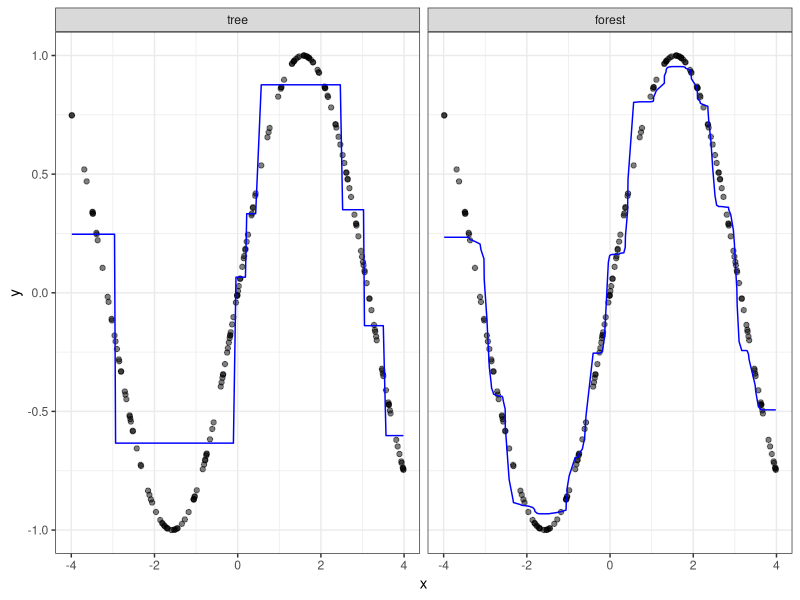

Generate this figure with R: (Note: this script raises an error after producing the figure.)
set.seed(1988)

library(party)
library(ggplot2)
library(reshape2)

n <- 200
x <- runif(n, -4, 4)
y <- sin(x)
df <- data.frame(x, y)
object <- party:::ctreedpp(y ~ x, df)

fit_tree <- ctree(y ~ x, df)
df$tree <- as.numeric(predict(fit_tree))

fit_forest <- cforest(y ~ x, df, control = cforest_unbiased(mtry = 1))
df$forest <- as.numeric(predict(fit_forest))

df <- melt(df, id.vars = c("x", "y"))

p <- ggplot(df, aes(x, y))
p <- p + facet_wrap( ~ variable)
p <- p + geom_point(alpha = .5)
p <- p + geom_line(aes(x, value), colour = "blue")
p <- p + theme_bw()
ggsave("figures/approximation_example.png", p, width = 8, height = 4)

forest_pred <- sapply(fit_forest@ensemble, function(x)
    unlist(party:::R_getpredictions(x, party:::R_get_nodeID(x, object@inputs, 0))))
forest_pred <- as.data.frame(forest_pred[, sample(1:ncol(forest_pred), 25)])
colnames(forest_pred) <- paste0("p", 1:ncol(forest_pred))
forest_pred$obs <- 1:nrow(forest_pred)
forest_pred <- melt(forest_pred, id.vars = "obs")
forest_pred$x <- x
forest_pred$y <- y

p <- ggplot(forest_pred, aes(x, y, group = variable))
p <- p + geom_point()
p <- p + geom_line(aes(x, value), alpha = .25, colour = "blue")
p <- p + theme_bw()
ggsave("figures/forest_approximation.png", p, width = 8, height = 4)
